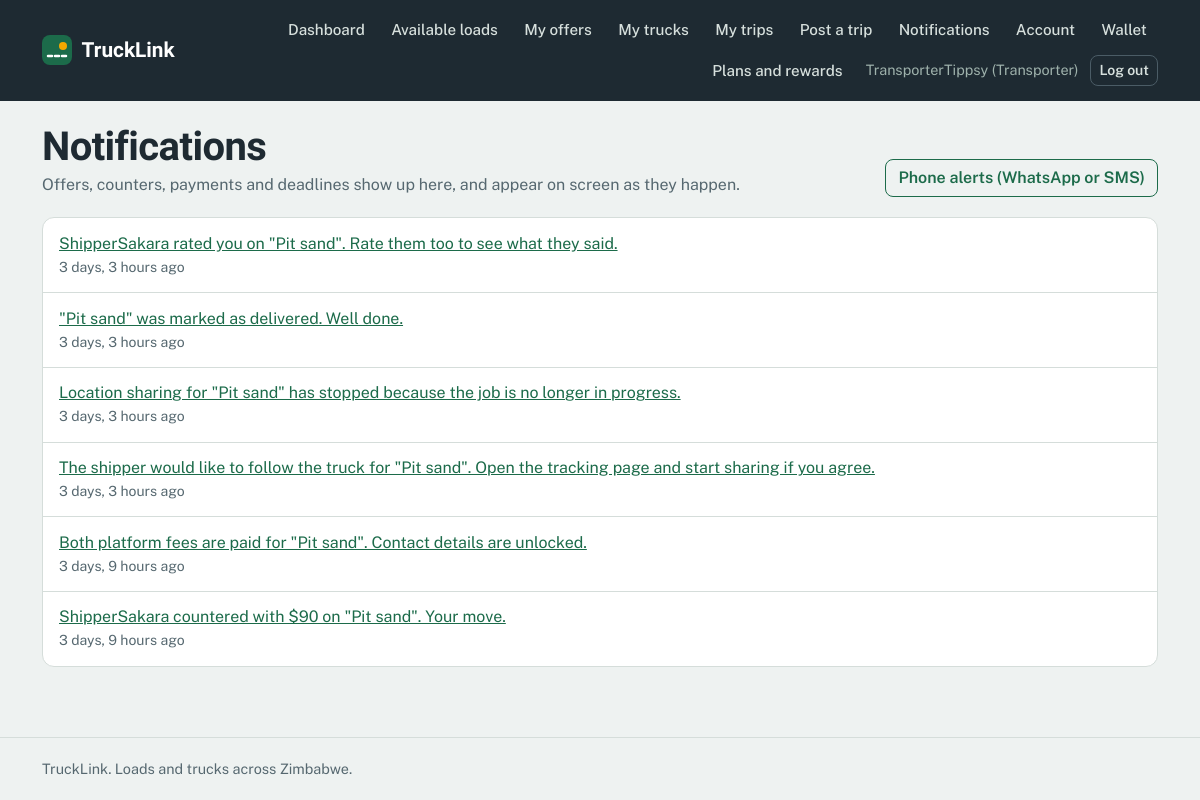
Page /accounts/notifications/ (signed in) on the committed database.
### accounts/models.py (models this page shows, shortened)
class Profile(models.Model):
    ROLE_CHOICES = [
        ('shipper', 'Shipper (I have loads)'),
        ('transporter', 'Transporter (I have trucks)'),
    ]
    user = models.OneToOneField(settings.AUTH_USER_MODEL, on_delete=models.CASCADE)
    role = models.CharField(max_length=20, choices=ROLE_CHOICES)
    phone = models.CharField(max_length=20, blank=True)
    both_roles = models.BooleanField(default=False)

class Notification(models.Model):
    user = models.ForeignKey(settings.AUTH_USER_MODEL, on_delete=models.CASCADE,
                             related_name='notifications')
    message = models.CharField(max_length=255)
    url = models.CharField(max_length=255, blank=True)
    is_read = models.BooleanField(default=False)
    created_at = models.DateTimeField(auto_now_add=True)
    class Meta:
        ordering = ['-created_at']

### accounts/views.py (the view)
# urls.py: path('notifications/', views.notifications, name='notifications'),
@login_required
def notifications(request):
    items = list(request.user.notifications.all()[:50])
    request.user.notifications.filter(is_read=False).update(is_read=True)
    return render(request, 'accounts/notifications.html', {'items': items})

### accounts/templatetags/notify_tags.py (called while the page is built)
@register.simple_tag
def unread_count(user):
    if not user.is_authenticated:
        return 0
    return user.notifications.filter(is_read=False).count()

### accounts/templates/accounts/notifications.html (shortened to what this page needs)
{% extends 'base.html' %}
{% block content %}
<div class="page-head d-flex justify-content-between align-items-end flex-wrap gap-2">
  <div>
    <h1>Notifications</h1>
    <p class="muted mb-0">Offers, counters, payments and deadlines show up here, and appear on screen as they happen.</p>
  </div>
  <a href="{% url 'alerts' %}" class="btn btn-outline-primary">Phone alerts (WhatsApp or SMS)</a>
</div>
<div class="card">
  {% for n in items %}
  <div class="note {% if not n.is_read %}unread{% endif %}">
    {% if n.url %}<a href="{{ n.url }}">{{ n.message }}</a>{% else %}{{ n.message }}{% endif %}
    <div class="small muted">{{ n.created_at|timesince }} ago</div>
  </div>
  {% empty %}
  <div class="empty m-3">Nothing here yet. When someone sends you an offer or a payment arrives, you will see it here.</div>
  {% endfor %}
</div>
{% endblock %}

### accounts/templates/base.html (shortened to what this page needs)
{% load notify_tags static %}
<!DOCTYPE html>
<html lang="en">
<head>
  <link href="https://cdn.jsdelivr.net/npm/bootstrap@5.3.3/dist/css/bootstrap.min.css" rel="stylesheet">
</head>
<body>
  {% unread_count user as unread %}
  <header class="topbar">
    <div class="container topbar-inner">
      <a href="{% url 'home' %}" class="brand">
        <svg width="30" height="30" viewBox="0 0 30 30" aria-hidden="true"><rect width="30" height="30" rx="8" fill="#1C6B4A"/><path d="M6 21 L24 21" stroke="#fff" stroke-width="2.5" stroke-dasharray="4 3" stroke-linecap="round"/><circle cx="21" cy="11" r="4" fill="#F5A800"/></svg>
        <span>TruckLink</span>
      </a>
      <nav class="navlinks" aria-label="Main">
        {% if user.is_authenticated %}
          <a class="navlink" href="{% url 'dashboard' %}">Dashboard</a>
          {% if user.profile.role == 'shipper' %}
            <a class="navlink" href="{% url 'truck_list' %}">Available trucks</a>
            <a class="navlink" href="{% url 'post_load' %}">Post a load</a>
            <a class="navlink" href="{% url 'my_loads' %}">My loads</a>
            <a class="navlink" href="{% url 'space_list' %}">Truck space</a>
          {% elif user.profile.role == 'transporter' %}
            <a class="navlink" href="{% url 'load_list' %}">Available loads</a>
            <a class="navlink" href="{% url 'my_offers' %}">My offers</a>
            <a class="navlink" href="{% url 'my_trucks' %}">My trucks</a>
            <a class="navlink" href="{% url 'my_trips' %}">My trips</a>
            <a class="navlink" href="{% url 'trip_new' %}">Post a trip</a>
          {% else %}
            <a class="navlink" href="{% url 'load_list' %}">Loads</a>
            <a class="navlink" href="{% url 'truck_list' %}">Trucks</a>
          {% endif %}
          <a class="navlink" href="{% url 'notifications' %}">Notifications{% if unread %}<span class="count">{{ unread }}</span>{% endif %}</a>
          <a class="navlink" href="{% url 'account' %}">Account</a>
                    <a class="navlink" href="{% url 'wallet_home' %}">Wallet</a>
                              <a class="navlink" href="{% url 'growth_hub' %}">Plans and rewards</a>
          <span class="userchip">{{ user.username }}{% if user.profile %} ({{ user.profile.role|title }}){% endif %}</span>
          <form method="post" action="{% url 'logout' %}" class="d-inline">
            <button type="submit" class="btn btn-sm btn-nav">Log out</button>
          </form>
        {% else %}
          <a class="navlink" href="{% url 'login' %}">Log in</a>
          <a class="btn btn-sm btn-warning" href="{% url 'register' %}">Register</a>
        {% endif %}
      </nav>
    </div>
  </header>
  <main id="main">
    <div class="container">
      {% block content %}{% endblock %}
    </div>
  </main>
  <footer class="footer">
    <div class="container">TruckLink. Loads and trucks across Zimbabwe.</div>
  </footer>
</body>
</html>

### accounts/templates/base.html (style rules this page uses)
:root { --asphalt:#1E2A32; --mist:#EEF2F1; --paper:#FFFFFF; --msasa:#1C6B4A; --msasa-dark:#14513A; --msasa-tint:#E1F0E9; --amber:#F5A800; --amber-tint:#FFF1CC; --brake:#C93A2B; --brake-tint:#FBE5E1; --line:#D5DDDA; --muted:#566870; --bs-primary-rgb:28,107,74; --bs-success-rgb:28,107,74; --bs-warning-rgb:245,168,0; --bs-danger-rgb:201,58,43; --bs-secondary-rgb:86,104,112; }
body { font-family:'Public Sans',system-ui,-apple-system,'Segoe UI',sans-serif; background:var(--mist); color:var(--asphalt); line-height:1.55; min-height:100vh; display:flex; flex-direction:column; }
main { flex:1; }
h1,h2,h3,h4,.display-font { font-family:'Bricolage Grotesque','Public Sans',sans-serif; font-weight:700; letter-spacing:-.015em; line-height:1.1; }
main h1 { margin-top:1.5rem; }
a { color:var(--msasa); }
.muted { color:var(--muted); }
.topbar { background:var(--asphalt); color:#fff; }
.topbar-inner { display:flex; align-items:center; justify-content:space-between; gap:1rem; padding-top:.75rem; padding-bottom:.75rem; }
.brand { display:flex; align-items:center; gap:.6rem; color:#fff; text-decoration:none; font-family:'Bricolage Grotesque',sans-serif; font-weight:700; font-size:1.3rem; }
.navlinks { display:flex; align-items:center; gap:.25rem; flex-wrap:wrap; justify-content:flex-end; }
.navlink { color:#D7E0DD; text-decoration:none; padding:.4rem .7rem; border-radius:8px; font-weight:500; font-size:.95rem; }
.userchip { color:#9FB2AC; font-size:.9rem; padding:0 .5rem; }
.btn { border-radius:8px; font-weight:600; }
.btn-outline-primary { --bs-btn-color:#1C6B4A; --bs-btn-border-color:#1C6B4A; --bs-btn-hover-color:#fff; --bs-btn-hover-bg:#1C6B4A; --bs-btn-hover-border-color:#1C6B4A; --bs-btn-active-color:#fff; --bs-btn-active-bg:#14513A; --bs-btn-active-border-color:#14513A; }
.btn-nav { --bs-btn-color:#D7E0DD; --bs-btn-border-color:#4B5C66; --bs-btn-hover-color:#fff; --bs-btn-hover-bg:rgba(255,255,255,.1); --bs-btn-hover-border-color:#9FB2AC; --bs-btn-active-color:#fff; --bs-btn-active-bg:rgba(255,255,255,.15); }
.card { border:1px solid var(--line); border-radius:12px; background:var(--paper); box-shadow:none; }
.page-head { margin:1.5rem 0 1.25rem; }
.page-head h1 { font-size:clamp(1.75rem,4vw,2.5rem); margin:0 0 .25rem; }
.note { padding:.85rem 1rem; border-bottom:1px solid var(--line); }
.note:last-child { border-bottom:0; }
.footer { border-top:1px solid var(--line); color:var(--muted); padding:1.25rem 0; margin-top:2rem; font-size:.9rem; }

### rows in the picture
Notification: message "ShipperSakara rated you on \"Pit sand\". Rate them too to see what they said.", created_at "3 days, 3 hours"
Notification: message "\"Pit sand\" was marked as delivered. Well done.", created_at "3 days, 3 hours"
Notification: message "Location sharing for \"Pit sand\" has stopped because the job is no longer in progress.", created_at "3 days, 3 hours"
Notification: message "The shipper would like to follow the truck for \"Pit sand\". Open the tracking page and start sharing if you agree.", created_at "3 days, 3 hours"
Notification: message "Both platform fees are paid for \"Pit sand\". Contact details are unlocked.", created_at "3 days, 9 hours"
Notification: message "ShipperSakara countered with $90 on \"Pit sand\". Your move.", created_at "3 days, 9 hours"

### other values in the picture
{{ user.username }} "TransporterTippsy"
{{ user.profile.role|title }} "Transporter"
